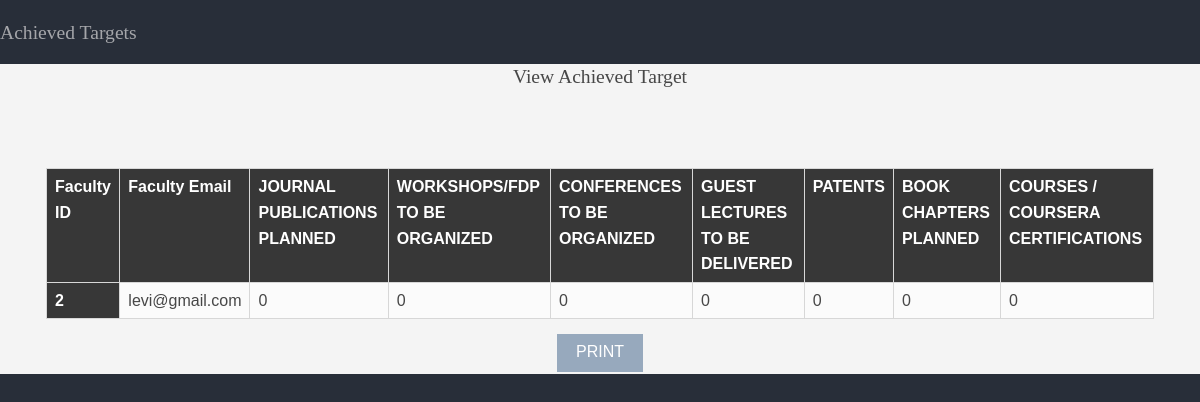
The app's page /admin_view_achieved_targets.php?email=levi@gmail.com with its own data.
### tables this page shows
CREATE TABLE IF NOT EXISTS `achieved_targets` (
  `id` int(100) NOT NULL,
  `email` varchar(100) NOT NULL,
  `jour_pub_plan` int(100) NOT NULL,
  `workshops` int(100) NOT NULL,
  `guest_lec_webi_con` int(100) NOT NULL,
  `guest_lec_deli` int(100) NOT NULL,
  `patents` int(100) NOT NULL,
  `book_chaps` int(100) NOT NULL,
  `course_certi` int(100) NOT NULL
);

### admin_view_achieved_targets.php (the view, shortened to what this page needs)
<?php
include('dbconnection.php');
 if(isset($_GET['email'])){
  $f_email = $_GET['email'];
  $get_pro = "SELECT * FROM achieved_targets WHERE email ='$f_email'";
  $run_pro = mysqli_query($con, $get_pro);
}
?>
<!DOCTYPE html>
<html>
<head>
<link href="layout/styles/layout.css" rel="stylesheet" type="text/css" media="all">
</head>
<body>
  <br>
  <h2 class="vleft"> Achieved targets</h2>
<?php
while($row_pro=mysqli_fetch_array($run_pro)){
   $idd = $row_pro['id'];
    $jpp = $row_pro['email'];
   $wrk = $row_pro['jour_pub_plan'];
  $guest = $row_pro['workshops'];
  $gdel = $row_pro['guest_lec_webi_con'];
  $pts = $row_pro['guest_lec_deli'];
  $book = $row_pro['patents'];
  $cc = $row_pro['book_chaps'];
  $cc1 = $row_pro['course_certi'];
?>
 <div class="wrapper row2">
  <section id="ctdetails" class="hoc container clear">
    <div class="sectiontitle">
                                <h4 class="card-title">View Achieved Target</h4>
                            </div>
                            <div class="table-responsive">
                                <table class="table table-bordered">
                                    <thead>
                                        <tr><th scope="col">Faculty ID</th>
                                        <th scope="col">Faculty Email</th>
                                            <th scope="col">JOURNAL PUBLICATIONS PLANNED</th>
                                            <th scope="col">WORKSHOPS/FDP TO BE ORGANIZED</th>
                                            <th scope="col">CONFERENCES TO BE ORGANIZED</th>
                                            <th scope="col">GUEST LECTURES TO BE DELIVERED</th>
                                            <th scope="col">PATENTS</th>
                                            <th scope="col">BOOK CHAPTERS PLANNED</th>
                                            <th scope="col">COURSES / COURSERA CERTIFICATIONS</th>
                                        </tr>
                                    </thead>
                                    <tbody>
                                        <tr>
                                            <th scope="row"><?php echo $idd; ?></th>
                                            <td><?php echo $jpp; ?></td>
                                            <td><?php echo $wrk; ?></td>
                                            <td><?php echo $guest; ?></td>
                                            <td><?php echo $gdel; ?></td>
                                            <td><?php echo $pts; ?></td>
                                            <td><?php echo $book;  ?></td>
                                            <td><?php echo $cc; ?></td>
                                            <td><?php echo $cc1; ?></td>
                                               <?php
}
?>
                                    </tbody>
                                </table>
                                <b><center> <button onclick="window.print();">Print</button></center></b>
                            </div>
                        </div>

### layout/styles/layout.css (style rules this page uses)
.container { padding:80px 0; }
.sectiontitle { display:block; max-width:55%; margin:0 auto 80px; text-align:center; }
.sectiontitle * { margin:0; }
#ctdetails input, #ctdetails button { border:1px solid; }
#ctdetails button { padding:8px 18px 10px; text-transform:uppercase; font-weight:400; cursor:pointer; }
*, *::before, *::after { transition:all .3s ease-in-out; }
table, th, td { border:1px solid; border-collapse:collapse; vertical-align:top; }
table, th { table-layout:auto; }
table { width:100%; margin-bottom:15px; }
th, td { padding:5px 8px; }
td { border-width:0 1px; }
body { color:#A5A6AA; background-color:#282E39; }
.row2 { color:#474747; background-color:#F4F4F4; }
#ctdetails input, #ctdetails button { border-color:transparent; }
#ctdetails button { color:#FFFFFF; background-color:#97A9BD; }
table, th, td, #comments .avatar, #comments input, #comments textarea { border-color:#D7D7D7; }
th { color:#FFFFFF; background-color:#373737; }
tr, #comments li, #comments input[type="submit"], #comments input[type="reset"] { color:inherit; background-color:#FBFBFB; }
@media screen and (min-width:1140px) { .hoc { max-width:1140px; } }

### layout/styles/framework.css (style rules this page uses)
html { overflow-y:scroll; overflow-x:hidden; }
html, body { margin:0; padding:0; font-size:14px; line-height:1.6em; }
*, *::before, *::after { box-sizing:border-box; }
.clear, .group { display:block; }
.clear::before, .clear::after, .group::before, .group::after { display:table; content:""; }
.clear, .clear::after, .group, .group::after { clear:both; }
body, input, textarea, select { font-family:Verdana, Geneva, sans-serif; }
h1, h2, h3, h4, h5, h6, .heading { font-family:Georgia, "Times New Roman", Times, serif; }
label, input, textarea, select, button { display:block; resize:none; outline:none; color:inherit; font-size:inherit; font-family:inherit; vertical-align:middle; }
::placeholder { opacity:1; }
h1, h2, h3, h4, h5, h6, .heading { margin:0 0 20px 0; font-size:1.4rem; line-height:normal; font-weight:normal; text-transform:capitalize; }
.wrapper { display:block; position:relative; width:100%; margin:0; padding:0; text-align:left; word-wrap:break-word; }
.hoc { display:block; margin:0 auto; }
address, article, aside, figcaption, figure, footer, header, main, nav, section { display:block; margin:0; padding:0; }

### admin_view_achieved_targets.php (style rules this page uses)
.container { padding: 2px 16px; }

### records on screen
achieved_targets: id "2", email "levi@gmail.com", jour_pub_plan "0", workshops "0", guest_lec_webi_con "0", guest_lec_deli "0", patents "0", book_chaps "0", course_certi "0"
